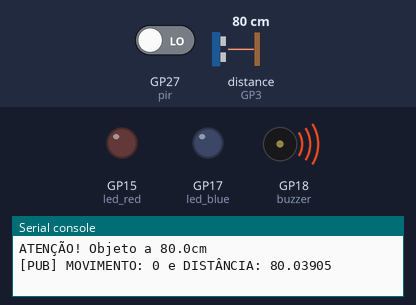
Simulated run of this program. Board: Raspberry Pi Pico running MicroPython. Parts: output pins drawn as LEDs (lit = HIGH), buzzer (waves = sounding), the last lines printed to the serial console. The inputs (shaded band) are chosen by the test bench; at power-on: distance to the obstacle (sensor on GP3) 80 cm, GP27 (pir) LOW. The echo pulse lasts 58.3 µs per cm; WiFi joins after 1.5 s; no MQTT or app messages arrive unless stated; pins used as bus, display or sensor lines are not drawn.

Above: at 3.3 s.
3.4 s: distance to the obstacle (sensor on GP3) set to 97 cm
11.9 s: distance to the obstacle (sensor on GP3) set to 104 cm
At 15.6 s:
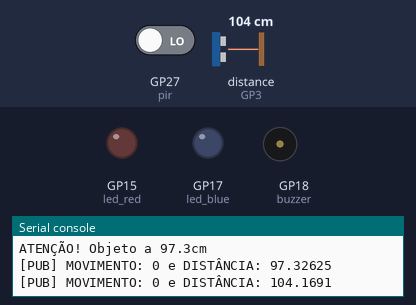
16.8 s: GP27 (pir) driven HIGH
At 18.14 s:
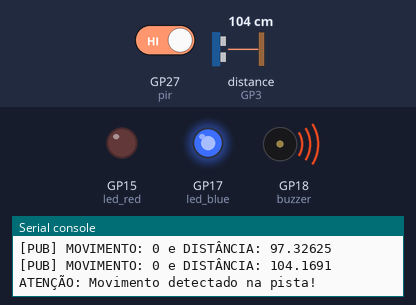
26.0 s: GP27 (pir) driven LOW
At 26.6 s:
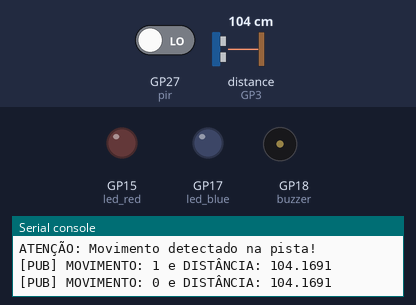
30.9 s: distance to the obstacle (sensor on GP3) set to 60 cm
At 33.08 s:
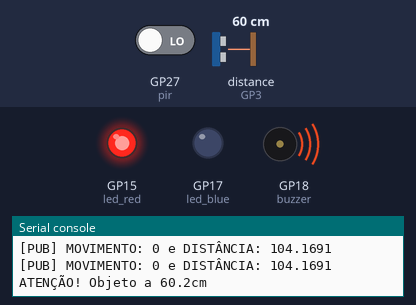
Timing chart, 0 to 38.7 s (numbered marks = the images above; inputs shaded):
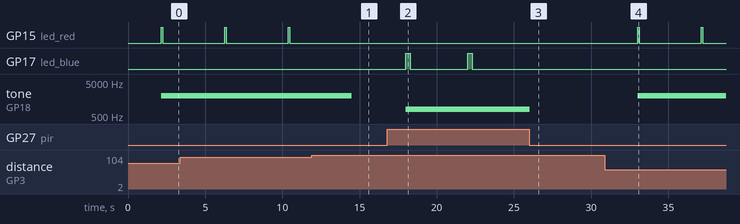

Measured:
- the behaviour switches between 99 and 100 cm on distance to the obstacle (sensor on GP3) (found by bisection; images 0 and 1)
- after the input at 11.9 s, GP15 (led_red): stays LOW (without the input it goes to HIGH after 2.6 s); tone on GP18 (buzzer): 2000 Hz → silent after 2.6 s
- after the input at 16.8 s, GP17 (led_blue): alternates HIGH for 0.30 s and LOW for 3.7 s, starting after 1.2 s; tone on GP18 (buzzer): silent → 800 Hz after 1.2 s
- after the input at 26.0 s, GP17 (led_blue): stops changing and stays LOW; tone on GP18 (buzzer): 800 Hz → silent at once
- after the input at 30.9 s, GP15 (led_red): alternates HIGH for 0.10 s and LOW for 4.0 s, starting after 2.1 s; tone on GP18 (buzzer): silent → 2000 Hz after 2.1 s
- by itself, GP15 (led_red): alternates HIGH for 0.10 s and LOW for 4.0 s

The program:

main.py
```python
# main.py — Código principal do Pico 2W
# ─────────────────────────────────────────────────────────────────

from config import *              # importa todas as variáveis do config.py
from wifi_connect import conectar_wifi
from umqtt.simple import MQTTClient  # biblioteca MQTT nativa do MicroPython
from utime import sleep, ticks_diff, ticks_us
from machine import Pin, PWM

trig = Pin(2, Pin.OUT)
echo = Pin(3, Pin.IN)

pir = Pin(27, Pin.IN)

led_blue = Pin(17, Pin.OUT)
led_red = Pin(15, Pin.OUT)

buzzer = PWM(Pin(18))
buzzer.duty_u16(0)

def medir_distancia():
    trig.low()
    sleep(0.000002)
    trig.high()
    sleep(0.00001)
    trig.low()

    start, end = 0, 0
    while echo.value() == 0:
        start = ticks_us()
    while echo.value() == 1:
        end = ticks_us()

    distancia = (ticks_diff(end, start) * 0.0343) / 2
    return distancia

# ── 1. Conexão WiFi ───────────────────────────────────────────────
# Se não conectar, não tem sentido tentar o MQTT
if not conectar_wifi(WIFI_SSID, WIFI_PASS):
    print("[MAIN] Sem WiFi. Reinicie o dispositivo.")

else:
    # ── 2. Cliente MQTT ───────────────────────────────────────────
    cliente = MQTTClient(CLIENT_ID, BROKER_IP, port=BROKER_PORT)

    try:
        cliente.connect()
        print(f"[MQTT] Conectado ao broker: {BROKER_IP}")
        print(f"[MQTT] Publicando em: {TOPIC_PUB}")

        # ── 3. Loop principal -> ATENÇÃO!!!─────────────────────────────────────
        contador = 1
        while True:
            movimento = pir.value()
            distancia_total = medir_distancia()

            mensagem = f"MOVIMENTO: {movimento} e DISTÂNCIA: {distancia_total}"

            if distancia_total > 50 and distancia_total <= 100:
                print(f"ATENÇÃO! Objeto a {distancia_total:.1f}cm")
                led_red.value(1)
                led_blue.value(0)
                buzzer.freq(2000)
                buzzer.duty_u16(32768)
                sleep(0.1)
                led_red.value(0)
                sleep(0.5)

            elif distancia_total <= 50:
                print(f"PERIGO! Objeto a {distancia_total:.1f}cm")
                led_red.value(1)
                led_blue.value(0)
                buzzer.freq(2000)
                buzzer.duty_u16(32768)
                sleep(0.1)
                led_red.value(0)
                sleep(0.1)

            elif movimento == 1:
                print("ATENÇÃO: Movimento detectado na pista! ")
                led_red.value(0)
                led_blue.value(1)
                buzzer.freq(800)
                buzzer.duty_u16(10000)
                sleep(0.3)
                led_blue.value(0)
                sleep(0.2)

            else:
                led_red.value(0)
                led_blue.value(0)
                buzzer.duty_u16(0)

            sleep(0.5)

            cliente.publish(TOPIC_PUB, mensagem.encode())
            print(f"[PUB] {mensagem}")

            contador += 1
            sleep(3)  # aguarda 3 segundos antes da próxima publicação

    except Exception as e:
        print(f"[ERRO] {e}")
        print("[MQTT] Verifique o broker e a conexão WiFi.")

    finally:
        try:
            cliente.disconnect()
            print("[MQTT] Desconectado.")
        except:
            pass
```

config.py
```python
# config.py — Configurações do projeto
# ─────────────────────────────────────────────────────────────────

# ── WiFi ──────────────────────────────────────────────────────────
WIFI_SSID = "WIFI_IOT"           # nome exato da rede (maiúsculas importam)
WIFI_PASS = "Ac1ce2ss5@IOT"     # senha da rede

# ── Broker MQTT ───────────────────────────────────────────────────
# IP do notebook que está rodando o Mosquitto
# Descubra com: ipconfig → Endereço IPv4 da rede WiFi
BROKER_IP   = "10.132.112.8"
BROKER_PORT = 1883           # porta TCP padrão do MQTT

# ── Identificação do dispositivo ──────────────────────────────────
# CLIENT_ID identifica este Pico no broker
# Dois dispositivos com o mesmo ID se desconectam mutuamente
MEU_NOME  = "grupo2"
CLIENT_ID = f"pico_{MEU_NOME.lower()}"

# ── Tópico MQTT ───────────────────────────────────────────────────
# Endereço da mensagem — como uma pasta: projeto/quem/dado
# O dashboard precisa assinar o mesmo tópico para receber
TOPIC_PUB = f"senai/{MEU_NOME.lower()}/sistema-prevencao-acidentes"
```

wifi_connect.py
```python
# wifi_connect.py — Conexão WiFi
# ─────────────────────────────────────────────────────────────────

import network
from utime import sleep

def conectar_wifi(ssid, senha, timeout=15):
    """
    Conecta o Pico 2W à rede WiFi.
    Retorna True se conectou, False se falhou.
    O timeout evita que o programa trave infinitamente.
    """

    wlan = network.WLAN(network.STA_IF)  # STA_IF = modo cliente (não cria rede própria)
    wlan.active(True)                    # liga o rádio WiFi

    # Evita reconectar se já estiver conectado
    if wlan.isconnected():
        print(f"[WiFi] Já conectado. IP: {wlan.ifconfig()[0]}")
        return True

    print(f"[WiFi] Conectando em '{ssid}'", end="")
    wlan.connect(ssid, senha)

    # Aguarda conexão — decrementa o timeout a cada segundo
    while not wlan.isconnected() and timeout > 0:
        sleep(1)
        timeout -= 1
        print(".", end="")  # end="" mantém os pontos na mesma linha

    print()  # quebra de linha após os pontos

    if wlan.isconnected():
        ip = wlan.ifconfig()[0]  # ifconfig() retorna (ip, mascara, gateway, dns)
        print(f"[WiFi] Conectado! IP do Pico: {ip}")
        return True
    else:
        print("[WiFi] ERRO: não conectou. Verifique SSID e senha.")
        return False
```
